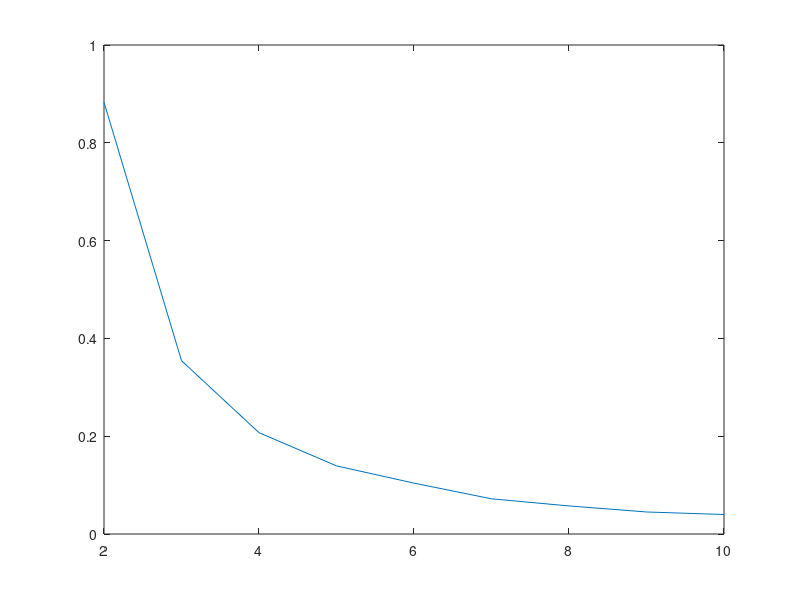

This chart was generated by the following MATLAB code:
M = 10;
m = 2:M;
MSE = zeros(1,length(m));
sigma = 15;
E = 5;
for i = 1:length(MSE)
	E = E+5;
	R = randn(m(i));
	MSE_M = (R+eye(m(i)).*sigma)./(m(i)*E);
	MSE(i) = norm(MSE_M);
end
plot(m,MSE)